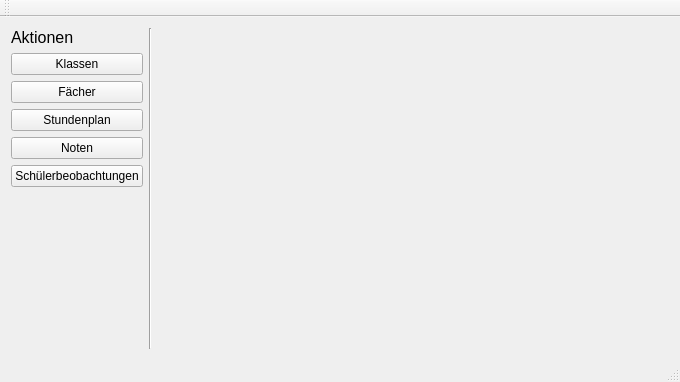
<?xml version="1.0" encoding="UTF-8"?>
<ui version="4.0">
 <class>MainWindow</class>
 <widget class="QMainWindow" name="MainWindow">
  <property name="geometry">
   <rect>
    <x>0</x>
    <y>0</y>
    <width>680</width>
    <height>382</height>
   </rect>
  </property>
  <property name="windowTitle">
   <string>MainWindow</string>
  </property>
  <widget class="QWidget" name="centralWidget">
   <layout class="QHBoxLayout" name="horizontalLayout">
    <item>
     <layout class="QVBoxLayout" name="verticalLayout">
      <item>
       <widget class="QLabel" name="label_5">
        <property name="font">
         <font>
          <pointsize>12</pointsize>
         </font>
        </property>
        <property name="text">
         <string>Aktionen</string>
        </property>
       </widget>
      </item>
      <item>
       <widget class="QPushButton" name="actionButtonClasses">
        <property name="text">
         <string>Klassen</string>
        </property>
        <property name="flat">
         <bool>false</bool>
        </property>
       </widget>
      </item>
      <item>
       <widget class="QPushButton" name="actionButtonLessons">
        <property name="text">
         <string>Fächer</string>
        </property>
        <property name="flat">
         <bool>false</bool>
        </property>
       </widget>
      </item>
      <item>
       <widget class="QPushButton" name="actionButtonSchedule">
        <property name="text">
         <string>Stundenplan</string>
        </property>
       </widget>
      </item>
      <item>
       <widget class="QPushButton" name="pushButton_7">
        <property name="text">
         <string>Noten</string>
        </property>
        <property name="flat">
         <bool>false</bool>
        </property>
       </widget>
      </item>
      <item>
       <widget class="QPushButton" name="pushButton_8">
        <property name="text">
         <string>Schülerbeobachtungen</string>
        </property>
        <property name="flat">
         <bool>false</bool>
        </property>
       </widget>
      </item>
      <item>
       <spacer name="verticalSpacer">
        <property name="orientation">
         <enum>Qt::Vertical</enum>
        </property>
        <property name="sizeHint" stdset="0">
         <size>
          <width>20</width>
          <height>40</height>
         </size>
        </property>
       </spacer>
      </item>
     </layout>
    </item>
    <item>
     <widget class="Line" name="line">
      <property name="orientation">
       <enum>Qt::Vertical</enum>
      </property>
     </widget>
    </item>
    <item>
     <widget class="QStackedWidget" name="main">
      <property name="currentIndex">
       <number>4</number>
      </property>
      <widget class="QWidget" name="page">
       <layout class="QHBoxLayout" name="horizontalLayout_2">
        <item>
         <widget class="QLabel" name="label">
          <property name="text">
           <string>&lt;html&gt;&lt;head/&gt;&lt;body&gt;&lt;p&gt;Choose your action&lt;/p&gt;&lt;/body&gt;&lt;/html&gt;</string>
          </property>
          <property name="textFormat">
           <enum>Qt::RichText</enum>
          </property>
         </widget>
        </item>
       </layout>
      </widget>
      <widget class="QWidget" name="classes_view">
       <layout class="QVBoxLayout" name="verticalLayout_4">
        <item>
         <layout class="QHBoxLayout" name="horizontalLayout_3">
          <item>
           <widget class="QLabel" name="label_2">
            <property name="font">
             <font>
              <pointsize>12</pointsize>
             </font>
            </property>
            <property name="text">
             <string>Klassen</string>
            </property>
           </widget>
          </item>
          <item>
           <spacer name="horizontalSpacer">
            <property name="orientation">
             <enum>Qt::Horizontal</enum>
            </property>
            <property name="sizeHint" stdset="0">
             <size>
              <width>40</width>
              <height>20</height>
             </size>
            </property>
           </spacer>
          </item>
          <item>
           <widget class="QPushButton" name="addSchoolButton">
            <property name="text">
             <string>Schule hinzufügen</string>
            </property>
           </widget>
          </item>
         </layout>
        </item>
        <item>
         <widget class="ClassSelectionWidget" name="classSelectionWidget" native="true"/>
        </item>
        <item>
         <spacer name="verticalSpacer_2">
          <property name="orientation">
           <enum>Qt::Vertical</enum>
          </property>
          <property name="sizeHint" stdset="0">
           <size>
            <width>20</width>
            <height>40</height>
           </size>
          </property>
         </spacer>
        </item>
       </layout>
      </widget>
      <widget class="QWidget" name="page_3">
       <layout class="QVBoxLayout" name="verticalLayout_5">
        <item>
         <widget class="ClassDetailWidget" name="schoolClassDetails" native="true"/>
        </item>
       </layout>
      </widget>
      <widget class="QWidget" name="page_2">
       <layout class="QHBoxLayout" name="horizontalLayout_4">
        <item>
         <widget class="LessonListWidget" name="widget" native="true"/>
        </item>
       </layout>
      </widget>
      <widget class="QWidget" name="page_4">
       <layout class="QHBoxLayout" name="horizontalLayout_5">
        <item>
         <widget class="LessonSchedule" name="widget_2" native="true"/>
        </item>
       </layout>
      </widget>
     </widget>
    </item>
   </layout>
  </widget>
  <widget class="QMenuBar" name="menuBar">
   <property name="geometry">
    <rect>
     <x>0</x>
     <y>0</y>
     <width>680</width>
     <height>22</height>
    </rect>
   </property>
  </widget>
  <widget class="QToolBar" name="mainToolBar">
   <attribute name="toolBarArea">
    <enum>TopToolBarArea</enum>
   </attribute>
   <attribute name="toolBarBreak">
    <bool>false</bool>
   </attribute>
  </widget>
  <widget class="QStatusBar" name="statusBar"/>
  <action name="actionUeber">
   <property name="text">
    <string>Ueber</string>
   </property>
  </action>
 </widget>
 <layoutdefault spacing="6" margin="11"/>
 <customwidgets>
  <customwidget>
   <class>ClassSelectionWidget</class>
   <extends>QWidget</extends>
   <header>classselectionwidget.h</header>
   <container>1</container>
   <slots>
    <signal>openSchoolClass(SchoolClass)</signal>
    <slot>addSchool(School)</slot>
   </slots>
  </customwidget>
  <customwidget>
   <class>ClassDetailWidget</class>
   <extends>QWidget</extends>
   <header>classdetailwidget.h</header>
   <container>1</container>
  </customwidget>
  <customwidget>
   <class>LessonListWidget</class>
   <extends>QWidget</extends>
   <header>lessonlistwidget.h</header>
   <container>1</container>
  </customwidget>
  <customwidget>
   <class>LessonSchedule</class>
   <extends>QWidget</extends>
   <header>lessonschedule.h</header>
   <container>1</container>
  </customwidget>
 </customwidgets>
 <resources/>
 <connections>
  <connection>
   <sender>actionButtonClasses</sender>
   <signal>clicked()</signal>
   <receiver>MainWindow</receiver>
   <slot>activateClasses()</slot>
   <hints>
    <hint type="sourcelabel">
     <x>83</x>
     <y>81</y>
    </hint>
    <hint type="destinationlabel">
     <x>339</x>
     <y>190</y>
    </hint>
   </hints>
  </connection>
  <connection>
   <sender>addSchoolButton</sender>
   <signal>clicked()</signal>
   <receiver>MainWindow</receiver>
   <slot>addSchoolAction()</slot>
   <hints>
    <hint type="sourcelabel">
     <x>601</x>
     <y>65</y>
    </hint>
    <hint type="destinationlabel">
     <x>339</x>
     <y>190</y>
    </hint>
   </hints>
  </connection>
  <connection>
   <sender>MainWindow</sender>
   <signal>schoolAdded(School)</signal>
   <receiver>classSelectionWidget</receiver>
   <slot>addSchool(School)</slot>
   <hints>
    <hint type="sourcelabel">
     <x>339</x>
     <y>190</y>
    </hint>
    <hint type="destinationlabel">
     <x>421</x>
     <y>88</y>
    </hint>
   </hints>
  </connection>
  <connection>
   <sender>classSelectionWidget</sender>
   <signal>openSchoolClass(SchoolClass)</signal>
   <receiver>MainWindow</receiver>
   <slot>showClassDetails(SchoolClass)</slot>
   <hints>
    <hint type="sourcelabel">
     <x>421</x>
     <y>88</y>
    </hint>
    <hint type="destinationlabel">
     <x>339</x>
     <y>190</y>
    </hint>
   </hints>
  </connection>
  <connection>
   <sender>actionButtonLessons</sender>
   <signal>clicked()</signal>
   <receiver>MainWindow</receiver>
   <slot>activateLessons()</slot>
   <hints>
    <hint type="sourcelabel">
     <x>83</x>
     <y>109</y>
    </hint>
    <hint type="destinationlabel">
     <x>339</x>
     <y>190</y>
    </hint>
   </hints>
  </connection>
  <connection>
   <sender>actionButtonSchedule</sender>
   <signal>clicked()</signal>
   <receiver>MainWindow</receiver>
   <slot>activateSchedule()</slot>
   <hints>
    <hint type="sourcelabel">
     <x>83</x>
     <y>137</y>
    </hint>
    <hint type="destinationlabel">
     <x>339</x>
     <y>190</y>
    </hint>
   </hints>
  </connection>
 </connections>
 <slots>
  <signal>schoolAdded(School)</signal>
  <slot>activateClasses()</slot>
  <slot>addSchoolAction()</slot>
  <slot>showClassDetails(SchoolClass)</slot>
  <slot>activateLessons()</slot>
  <slot>activateSchedule()</slot>
 </slots>
</ui>
